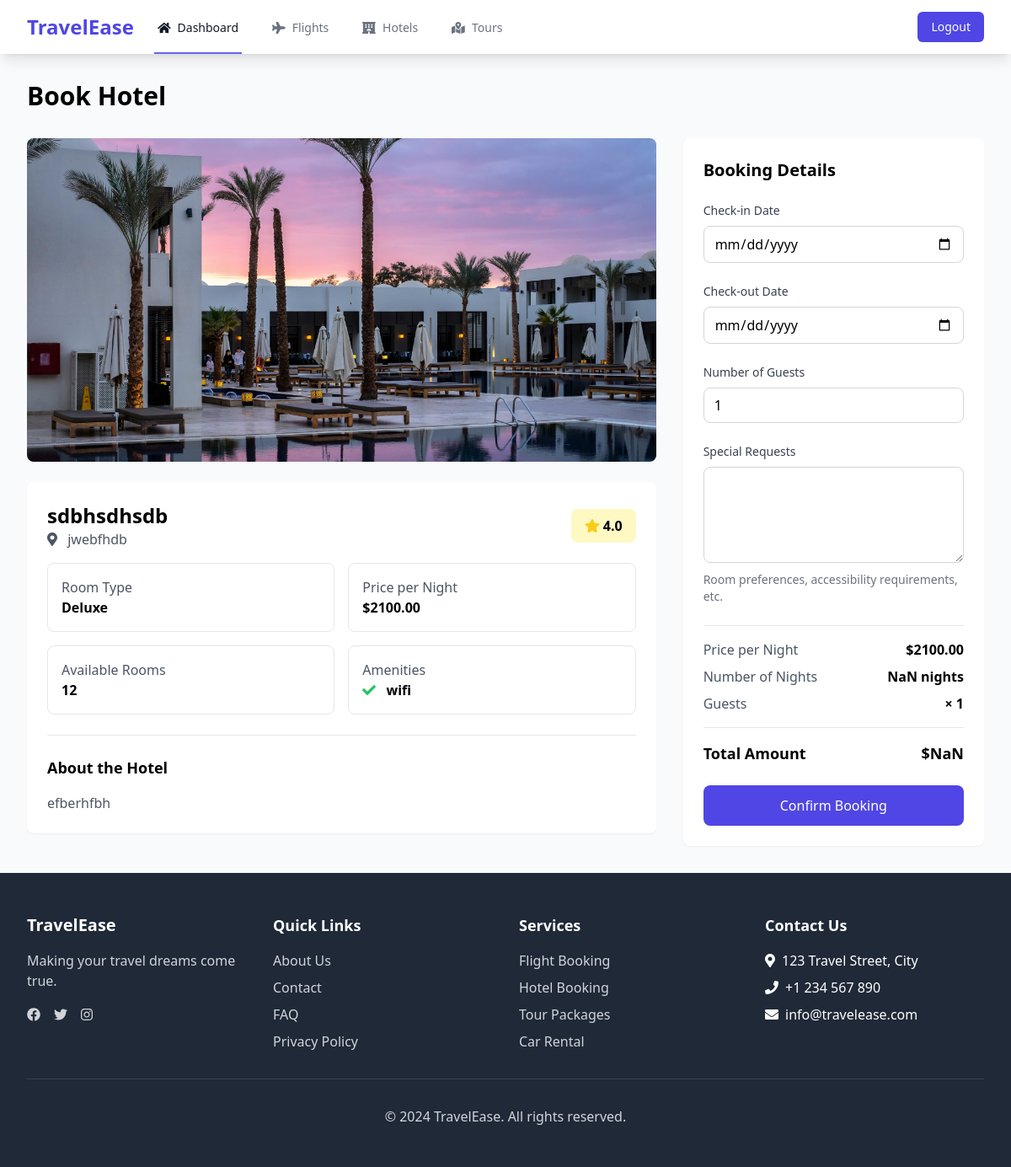
The page /hotels/3/book/ (signed in) on the database its author committed.
### core/models.py (models this page shows, shortened)
class Hotel(models.Model):
    STANDARD = 'standard'
    DELUXE = 'deluxe'
    SUITE = 'suite'
    ROOM_CHOICES = [
        (STANDARD, 'Standard'),
        (DELUXE, 'Deluxe'),
        (SUITE, 'Suite'),
    ]
    name = models.CharField(max_length=200)
    location = models.CharField(max_length=200)
    description = models.TextField()
    price_per_night = models.DecimalField(max_digits=10, decimal_places=2)
    room_type = models.CharField(max_length=10, choices=ROOM_CHOICES, default=STANDARD)
    available_rooms = models.IntegerField()
    amenities = models.TextField()
    rating = models.DecimalField(max_digits=3, decimal_places=1)
    created_at = models.DateTimeField(auto_now_add=True)
    updated_at = models.DateTimeField(auto_now=True)
    class Meta:
        ordering = ['-rating']

class HotelImage(models.Model):
    hotel = models.ForeignKey('Hotel', related_name='images', on_delete=models.CASCADE)
    image = models.ImageField(upload_to='hotel_images/')
    created_at = models.DateTimeField(auto_now_add=True)
    class Meta:
        ordering = ['created_at']

### core/views.py (the view)
# urls.py: path('hotels/<int:hotel_id>/book/', views.book_hotel, name='book_hotel'),
@login_required
def book_hotel(request, hotel_id):
    hotel = get_object_or_404(Hotel, id=hotel_id)
    if request.method == 'POST':
        form = BookingForm(request.POST)
        if form.is_valid():
            booking = form.save(commit=False)
            booking.user = request.user
            booking.booking_type = Booking.HOTEL
            booking.hotel = hotel
            check_in = form.cleaned_data['check_in']
            check_out = form.cleaned_data['check_out']
            nights = (check_out - check_in).days
            booking.total_amount = hotel.price_per_night * nights * booking.number_of_guests
            booking.status = Booking.PENDING  # Keep as PENDING until payment
            booking.payment_status = Booking.UNPAID
            booking.save()
            hotel.available_rooms -= 1
            hotel.save()
            if request.headers.get('X-Requested-With') == 'XMLHttpRequest':
                return JsonResponse({
                    'success': True,
                    'booking_id': booking.id,
                    'total_amount': str(booking.total_amount)
                })
            messages.success(request, 'Hotel booked successfully! Please complete the payment.')
            return redirect('booking_detail', booking_id=booking.id)
        else:
            if request.headers.get('X-Requested-With') == 'XMLHttpRequest':
                return JsonResponse({
                    'success': False,
                    'message': 'Invalid form data. Please check your input.'
                })
    else:
        form = BookingForm()
    context = {
        'form': form,
        'hotel': hotel,
    }
    return render(request, 'booking/hotel.html', context)

### templates/booking/hotel.html (shortened to what this page needs)
{% extends 'booking/base_booking.html' %}
{% load static %}
{% load widget_tweaks %}
{% block content %}
<div class="max-w-7xl mx-auto px-4 sm:px-6 lg:px-8 py-8">
    <h1 class="text-3xl font-bold mb-8">Book Hotel</h1>
    <div class="grid grid-cols-1 lg:grid-cols-3 gap-8">
        <div class="lg:col-span-2">
            <div class="bg-gray-200 h-96 rounded-lg mb-6 relative">
                {% if hotel.images.all %}
                <img src="{{ hotel.images.first.image.url }}" alt="{{ hotel.name }}" class="w-full h-full object-cover rounded-lg">
                {% else %}
                <div class="flex items-center justify-center h-full">
                    <i class="fas fa-hotel text-6xl text-gray-400"></i>
                </div>
                {% endif %}
            </div>
            <div class="bg-white rounded-lg p-6 shadow-sm">
                <div class="flex items-center justify-between mb-4">
                    <div>
                        <h2 class="text-2xl font-bold">{{ hotel.name }}</h2>
                        <p class="text-gray-600">
                            <i class="fas fa-map-marker-alt mr-2"></i>
                            {{ hotel.location }}
                        </p>
                    </div>
                    <div class="flex items-center bg-yellow-100 px-4 py-2 rounded-lg">
                        <i class="fas fa-star text-yellow-400 mr-1"></i>
                        <span class="font-semibold">{{ hotel.rating }}</span>
                    </div>
                </div>
                <div class="grid grid-cols-2 gap-4 mb-6">
                    <div class="border rounded-lg p-4">
                        <p class="text-gray-600">Room Type</p>
                        <p class="font-semibold">{{ hotel.get_room_type_display }}</p>
                    </div>
                    <div class="border rounded-lg p-4">
                        <p class="text-gray-600">Price per Night</p>
                        <p class="font-semibold">${{ hotel.price_per_night }}</p>
                    </div>
                    <div class="border rounded-lg p-4">
                        <p class="text-gray-600">Available Rooms</p>
                        <p class="font-semibold">{{ hotel.available_rooms }}</p>
                    </div>
                    <div class="border rounded-lg p-4">
                        <p class="text-gray-600">Amenities</p>
                        <p class="font-semibold">
                            {% for amenity in hotel.amenities.split %}
                            <i class="fas fa-check text-green-500 mr-2"></i>
                            {{ amenity }}
                            {% endfor %}
                        </p>
                    </div>
                </div>
                <div class="border-t pt-6">
                    <h3 class="text-lg font-semibold mb-4">About the Hotel</h3>
                    <p class="text-gray-600">{{ hotel.description }}</p>
                </div>
            </div>
        </div>
        <div class="lg:col-span-1">
            <div class="bg-white rounded-lg p-6 shadow-sm sticky top-8">
                <h3 class="text-xl font-bold mb-6">Booking Details</h3>
                <form method="post" id="bookingForm" class="space-y-6">
                    <div>
                        <label class="block text-sm font-medium text-gray-700 mb-2">Check-in Date</label>
                        {{ form.check_in|add_class:"w-full px-3 py-2 border rounded-lg focus:ring-indigo-500 focus:border-indigo-500" }}
                    </div>
                    <div>
                        <label class="block text-sm font-medium text-gray-700 mb-2">Check-out Date</label>
                        {{ form.check_out|add_class:"w-full px-3 py-2 border rounded-lg focus:ring-indigo-500 focus:border-indigo-500" }}
                    </div>
                    <div>
                        <label class="block text-sm font-medium text-gray-700 mb-2">Number of Guests</label>
                        {{ form.number_of_guests|add_class:"w-full px-3 py-2 border rounded-lg focus:ring-indigo-500 focus:border-indigo-500" }}
                    </div>
                    <div>
                        <label class="block text-sm font-medium text-gray-700 mb-2">Special Requests</label>
                        {{ form.special_requests|add_class:"w-full px-3 py-2 border rounded-lg focus:ring-indigo-500 focus:border-indigo-500" }}
                        <p class="text-sm text-gray-500 mt-1">Room preferences, accessibility requirements, etc.</p>
                    </div>
                    <div class="border-t pt-4 mt-4">
                        <div class="flex justify-between mb-2">
                            <span class="text-gray-600">Price per Night</span>
                            <span class="font-semibold">${{ hotel.price_per_night }}</span>
                        </div>
                        <div class="flex justify-between mb-2">
                            <span class="text-gray-600">Number of Nights</span>
                            <span class="font-semibold"><span id="nights-count">0</span> nights</span>
                        </div>
                        <div class="flex justify-between mb-2">
                            <span class="text-gray-600">Guests</span>
                            <span class="font-semibold">× <span id="guest-count">1</span></span>
                        </div>
                        <div class="flex justify-between text-lg font-bold mt-4 pt-4 border-t">
                            <span>Total Amount</span>
                            <span id="total-amount">$0.00</span>
                        </div>
                    </div>
                    <button type="button" onclick="handleBookingConfirmation()" class="w-full bg-indigo-600 text-white py-3 px-4 rounded-lg hover:bg-indigo-700 transition-colors">
                        Confirm Booking
                    </button>
                </form>
            </div>
        </div>
    </div>
</div>
{% endblock %}

### rows shown on the page
Hotel: images.first.image (picture), name "sdbhsdhsdb", location "jwebfhdb", rating "4.0", room_type "Deluxe", price_per_night "2100.00", available_rooms "12", split "wifi", description "efberhfbh"
